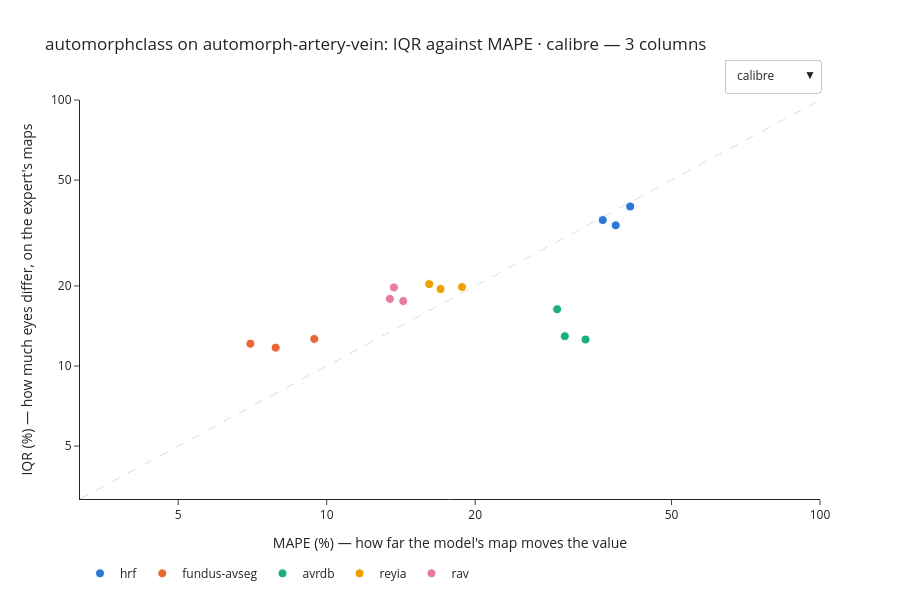

The code cell stored with this chart in its notebook:
### Markdown cell above
#### 3.2.4 automorphclass

[automorphclass](../docs/projects/automorphclass.md), on AutoMorph's artery/vein model.

### Code cell
show_iqr_against_mape("automorphclass")

### Figure 1 — Plotly figure (JSON) as saved in the notebook; plotly's stock layout.template omitted (floating-point values rounded to 4 significant figures)
{"data": [{"customdata": [["average_width_artery", 0.9645, 0.1349, 1.222, 45], ["average_width_vein", 0.8768, 0.04153, 0.9964, 45], ["average_width_vessels", 0.9752, 0.08311, 1.105, 45]], "hovertemplate": "%{text}<br><i>%{customdata[0]}</i><br>MAPE %{x:.3g} % · IQR %{y:.3g} %<br>IQR/MAPE %{customdata[1]:.2f}<br>ICC(A,1) %{customdata[2]:.2f} · SNR %{customdata[3]:.2f}<br>%{customdata[4]} photographs<extra>hrf</extra>", "legendgroup": "hrf", "marker": {"color": "#2a78d6", "line": {"color": "white", "width": 1}, "size": 9}, "meta": "calibre", "mode": "markers", "name": "hrf", "showlegend": true, "text": ["calibre/width/artery/length-weighted", "calibre/width/vein/length-weighted", "calibre/width/vessels/length-weighted"], "type": "scatter", "visible": true, "x": [41.24, 38.54, 36.27], "y": [39.77, 33.8, 35.37]}, {"customdata": [["average_width_artery", 1.339, 0.4243, 1.101, 100], ["average_width_vein", 1.732, 0.5411, 1.104, 100], ["average_width_vessels", 1.487, 0.4636, 1.103, 100]], "hovertemplate": "%{text}<br><i>%{customdata[0]}</i><br>MAPE %{x:.3g} % · IQR %{y:.3g} %<br>IQR/MAPE %{customdata[1]:.2f}<br>ICC(A,1) %{customdata[2]:.2f} · SNR %{customdata[3]:.2f}<br>%{customdata[4]} photographs<extra>fundus-avseg</extra>", "legendgroup": "fundus-avseg", "marker": {"color": "#eb6834", "line": {"color": "white", "width": 1}, "size": 9}, "meta": "calibre", "mode": "markers", "name": "fundus-avseg", "showlegend": true, "text": ["calibre/width/artery/length-weighted", "calibre/width/vein/length-weighted", "calibre/width/vessels/length-weighted"], "type": "scatter", "visible": true, "x": [9.437, 7.005, 7.882], "y": [12.64, 12.13, 11.72]}, {"customdata": [["average_width_artery", 0.3756, -0.009741, 0.7746, 99], ["average_width_vein", 0.5574, 0.02642, 0.8653, 99], ["average_width_vessels", 0.4258, 0.0188, 0.8887, 99]], "hovertemplate": "%{text}<br><i>%{customdata[0]}</i><br>MAPE %{x:.3g} % · IQR %{y:.3g} %<br>IQR/MAPE %{customdata[1]:.2f}<br>ICC(A,1) %{customdata[2]:.2f} · SNR %{customdata[3]:.2f}<br>%{customdata[4]} photographs<extra>avrdb</extra>", "legendgroup": "avrdb", "marker": {"color": "#1baf7a", "line": {"color": "white", "width": 1}, "size": 9}, "meta": "calibre", "mode": "markers", "name": "avrdb", "showlegend": true, "text": ["calibre/width/artery/length-weighted", "calibre/width/vein/length-weighted", "calibre/width/vessels/length-weighted"], "type": "scatter", "visible": true, "x": [33.48, 29.32, 30.39], "y": [12.57, 16.34, 12.94]}, {"customdata": [["average_width_artery", 1.259, 0.4427, 1.013, 483], ["average_width_vein", 1.054, 0.4183, 1.164, 484], ["average_width_vessels", 1.145, 0.4386, 1.19, 484]], "hovertemplate": "%{text}<br><i>%{customdata[0]}</i><br>MAPE %{x:.3g} % · IQR %{y:.3g} %<br>IQR/MAPE %{customdata[1]:.2f}<br>ICC(A,1) %{customdata[2]:.2f} · SNR %{customdata[3]:.2f}<br>%{customdata[4]} photographs<extra>reyia</extra>", "legendgroup": "reyia", "marker": {"color": "#eda100", "line": {"color": "white", "width": 1}, "size": 9}, "meta": "calibre", "mode": "markers", "name": "reyia", "showlegend": true, "text": ["calibre/width/artery/length-weighted", "calibre/width/vein/length-weighted", "calibre/width/vessels/length-weighted"], "type": "scatter", "visible": true, "x": [16.14, 18.81, 17.01], "y": [20.32, 19.81, 19.48]}, {"customdata": [["average_width_artery", 1.227, 0.3521, 0.945, 155], ["average_width_vein", 1.442, 0.5935, 1.514, 155], ["average_width_vessels", 1.331, 0.4937, 1.34, 155]], "hovertemplate": "%{text}<br><i>%{customdata[0]}</i><br>MAPE %{x:.3g} % · IQR %{y:.3g} %<br>IQR/MAPE %{customdata[1]:.2f}<br>ICC(A,1) %{customdata[2]:.2f} · SNR %{customdata[3]:.2f}<br>%{customdata[4]} photographs<extra>rav</extra>", "legendgroup": "rav", "marker": {"color": "#e87ba4", "line": {"color": "white", "width": 1}, "size": 9}, "meta": "calibre", "mode": "markers", "name": "rav", "showlegend": true, "text": ["calibre/width/artery/length-weighted", "calibre/width/vein/length-weighted", "calibre/width/vessels/length-weighted"], "type": "scatter", "visible": true, "x": [14.3, 13.69, 13.43], "y": [17.55, 19.74, 17.88]}, {"customdata": [["distance_tortuosity_artery", 1.228, 0.2344, 1.083, 45], ["distance_tortuosity_vein", 0.6675, 0.07823, 1.028, 45], ["distance_tortuosity_vessels", 1.088, 0.2604, 1.125, 45], ["tortuosity_density_artery", 0.8391, 0.1732, 1.011, 45], ["tortuosity_density_vein", 1.354, 0.2348, 1.06, 45], ["tortuosity_density_vessels", 1.189, 0.1356, 1.027, 45]], "hovertemplate": "%{text}<br><i>%{customdata[0]}</i><br>MAPE %{x:.3g} % · IQR %{y:.3g} %<br>IQR/MAPE %{customdata[1]:.2f}<br>ICC(A,1) %{customdata[2]:.2f} · SNR %{customdata[3]:.2f}<br>%{customdata[4]} photographs<extra>hrf</extra>", "legendgroup": "hrf", "marker": {"color": "#2a78d6", "line": {"color": "white", "width": 1}, "size": 9}, "meta": "tortuosity", "mode": "markers", "name": "hrf", "showlegend": false, "text": ["tortuosity/hart-tau1/artery/length-weighted", "tortuosity/hart-tau1/vein/length-weighted", "tortuosity/hart-tau1/vessels/length-weighted", "tortuosity/grisan-density/artery/length-weighted", "tortuosity/grisan-density/vein/length-weighted", "tortuosity/grisan-density/vessels/length-weighted"], "type": "scatter", "visible": false, "x": [1.605, 1.667, 1.161, 3.853, 3.736, 3.593], "y": [1.972, 1.113, 1.263, 3.233, 5.058, 4.274]}, {"customdata": [["distance_tortuosity_artery", 3.481, 0.941, 2.863, 100], ["distance_tortuosity_vein", 1.581, 0.6334, 1.192, 100], ["distance_tortuosity_vessels", 4.013, 0.9284, 2.616, 100], ["tortuosity_density_artery", 3.419, 0.9922, 8.679, 100], ["tortuosity_density_vein", 2.347, 0.9932, 10.49, 100], ["tortuosity_density_vessels", 2.275, 0.9942, 12.64, 100]], "hovertemplate": "%{text}<br><i>%{customdata[0]}</i><br>MAPE %{x:.3g} % · IQR %{y:.3g} %<br>IQR/MAPE %{customdata[1]:.2f}<br>ICC(A,1) %{customdata[2]:.2f} · SNR %{customdata[3]:.2f}<br>%{customdata[4]} photographs<extra>fundus-avseg</extra>", "legendgroup": "fundus-avseg", "marker": {"color": "#eb6834", "line": {"color": "white", "width": 1}, "size": 9}, "meta": "tortuosity", "mode": "markers", "name": "fundus-avseg", "showlegend": false, "text": ["tortuosity/hart-tau1/artery/length-weighted", "tortuosity/hart-tau1/vein/length-weighted", "tortuosity/hart-tau1/vessels/length-weighted", "tortuosity/grisan-density/artery/length-weighted", "tortuosity/grisan-density/vein/length-weighted", "tortuosity/grisan-density/vessels/length-weighted"], "type": "scatter", "visible": false, "x": [0.6032, 0.6092, 0.335, 2.171, 2.091, 2.002], "y": [2.1, 0.9634, 1.344, 7.422, 4.908, 4.553]}, {"customdata": [["distance_tortuosity_artery", 1.033, 0.2991, 0.5251, 99], ["distance_tortuosity_vein", 1.48, 0.2507, 1.002, 99], ["distance_tortuosity_vessels", 1.47, 0.5204, 1.113, 99], ["tortuosity_density_artery", 0.9974, 0.3072, 0.5894, 99], ["tortuosity_density_vein", 1.216, 0.2521, 0.7871, 99], ["tortuosity_density_vessels", 1.314, 0.2998, 0.7382, 99]], "hovertemplate": "%{text}<br><i>%{customdata[0]}</i><br>MAPE %{x:.3g} % · IQR %{y:.3g} %<br>IQR/MAPE %{customdata[1]:.2f}<br>ICC(A,1) %{customdata[2]:.2f} · SNR %{customdata[3]:.2f}<br>%{customdata[4]} photographs<extra>avrdb</extra>", "legendgroup": "avrdb", "marker": {"color": "#1baf7a", "line": {"color": "white", "width": 1}, "size": 9}, "meta": "tortuosity", "mode": "markers", "name": "avrdb", "showlegend": false, "text": ["tortuosity/hart-tau1/artery/length-weighted", "tortuosity/hart-tau1/vein/length-weighted", "tortuosity/hart-tau1/vessels/length-weighted", "tortuosity/grisan-density/artery/length-weighted", "tortuosity/grisan-density/vein/length-weighted", "tortuosity/grisan-density/vessels/length-weighted"], "type": "scatter", "visible": false, "x": [1.617, 1.337, 0.7823, 4.526, 3.446, 2.536], "y": [1.67, 1.979, 1.15, 4.514, 4.19, 3.333]}, {"customdata": [["distance_tortuosity_artery", 1.679, 0.3859, 0.9262, 551], ["distance_tortuosity_vein", 1.165, 0.1744, 0.5943, 552], ["distance_tortuosity_vessels", 1.617, 0.2478, 0.6103, 552], ["tortuosity_density_artery", 8.964, 0.8839, 2.703, 483], ["tortuosity_density_vein", 9.685, 0.8951, 2.785, 484], ["tortuosity_density_vessels", 10.24, 0.8983, 2.872, 484]], "hovertemplate": "%{text}<br><i>%{customdata[0]}</i><br>MAPE %{x:.3g} % · IQR %{y:.3g} %<br>IQR/MAPE %{customdata[1]:.2f}<br>ICC(A,1) %{customdata[2]:.2f} · SNR %{customdata[3]:.2f}<br>%{customdata[4]} photographs<extra>reyia</extra>", "legendgroup": "reyia", "marker": {"color": "#eda100", "line": {"color": "white", "width": 1}, "size": 9}, "meta": "tortuosity", "mode": "markers", "name": "reyia", "showlegend": false, "text": ["tortuosity/hart-tau1/artery/length-weighted", "tortuosity/hart-tau1/vein/length-weighted", "tortuosity/hart-tau1/vessels/length-weighted", "tortuosity/grisan-density/artery/length-weighted", "tortuosity/grisan-density/vein/length-weighted", "tortuosity/grisan-density/vessels/length-weighted"], "type": "scatter", "visible": false, "x": [1.512, 1.394, 0.9373, 6.316, 5.754, 5.37], "y": [2.539, 1.624, 1.516, 56.61, 55.73, 54.98]}, {"customdata": [["distance_tortuosity_artery", 2.333, 0.7753, 1.414, 198], ["distance_tortuosity_vein", 1.231, 0.1848, 0.3165, 198], ["distance_tortuosity_vessels", 1.819, 0.5008, 0.7604, 198], ["tortuosity_density_artery", 2.201, 0.4511, 1.214, 155], ["tortuosity_density_vein", 2.336, 0.4662, 1.805, 155], ["tortuosity_density_vessels", 2.41, 0.4949, 1.969, 155]], "hovertemplate": "%{text}<br><i>%{customdata[0]}</i><br>MAPE %{x:.3g} % · IQR %{y:.3g} %<br>IQR/MAPE %{customdata[1]:.2f}<br>ICC(A,1) %{customdata[2]:.2f} · SNR %{customdata[3]:.2f}<br>%{customdata[4]} photographs<extra>rav</extra>", "legendgroup": "rav", "marker": {"color": "#e87ba4", "line": {"color": "white", "width": 1}, "size": 9}, "meta": "tortuosity", "mode": "markers", "name": "rav", "showlegend": false, "text": ["tortuosity/hart-tau1/artery/length-weighted", "tortuosity/hart-tau1/vein/length-weighted", "tortuosity/hart-tau1/vessels/length-weighted", "tortuosity/grisan-density/artery/length-weighted", "tortuosity/grisan-density/vein/length-weighted", "tortuosity/grisan-density/vessels/length-weighted"], "type": "scatter", "visible": false, "x": [1.115, 1.517, 0.8531, 11.52, 11.4, 10.84], "y": [2.6, 1.867, 1.552, 25.34, 26.64, 26.13]}, {"customdata": [["fractal_dimension_artery", 0.5275, 0.1721, 1.206, 45], ["fractal_dimension_vein", 0.5313, 0.1345, 1.153, 45], ["fractal_dimension_vessels", 0.598, 0.2055, 1.335, 45], ["vessel_density_artery", 3.05, 0.7129, 1.749, 45], ["vessel_density_vein", 2.483, 0.5821, 1.431, 45], ["vessel_density_vessels", 3.196, 0.7247, 1.678, 45]], "hovertemplate": "%{text}<br><i>%{customdata[0]}</i><br>MAPE %{x:.3g} % · IQR %{y:.3g} %<br>IQR/MAPE %{customdata[1]:.2f}<br>ICC(A,1) %{customdata[2]:.2f} · SNR %{customdata[3]:.2f}<br>%{customdata[4]} photographs<extra>hrf</extra>", "legendgroup": "hrf", "marker": {"color": "#2a78d6", "line": {"color": "white", "width": 1}, "size": 9}, "meta": "density", "mode": "markers", "name": "hrf", "showlegend": false, "text": ["density/box-counting/artery", "density/box-counting/vein", "density/box-counting/vessels", "density/over-image/artery", "density/over-image/vein", "density/over-image/vessels"], "type": "scatter", "visible": false, "x": [4.749, 4.106, 3.626, 11.5, 9.423, 8.791], "y": [2.505, 2.181, 2.168, 35.07, 23.39, 28.09]}, {"customdata": [["fractal_dimension_artery", 1.174, 0.5452, 1.669, 100], ["fractal_dimension_vein", 1.103, 0.5678, 1.61, 100], ["fractal_dimension_vessels", 0.8025, 0.4256, 1.505, 100], ["vessel_density_artery", 0.7547, 0.3343, 1.424, 100], ["vessel_density_vein", 0.7603, 0.3151, 1.249, 100], ["vessel_density_vessels", 0.5772, 0.2591, 1.26, 100]], "hovertemplate": "%{text}<br><i>%{customdata[0]}</i><br>MAPE %{x:.3g} % · IQR %{y:.3g} %<br>IQR/MAPE %{customdata[1]:.2f}<br>ICC(A,1) %{customdata[2]:.2f} · SNR %{customdata[3]:.2f}<br>%{customdata[4]} photographs<extra>fundus-avseg</extra>", "legendgroup": "fundus-avseg", "marker": {"color": "#eb6834", "line": {"color": "white", "width": 1}, "size": 9}, "meta": "density", "mode": "markers", "name": "fundus-avseg", "showlegend": false, "text": ["density/box-counting/artery", "density/box-counting/vein", "density/box-counting/vessels", "density/over-image/artery", "density/over-image/vein", "density/over-image/vessels"], "type": "scatter", "visible": false, "x": [2.544, 2.568, 2.263, 18.17, 17.12, 17.75], "y": [2.987, 2.834, 1.816, 13.72, 13.02, 10.24]}, {"customdata": [["fractal_dimension_artery", 0.5606, 0.1637, 0.5412, 99], ["fractal_dimension_vein", 0.8479, 0.3423, 1.048, 99], ["fractal_dimension_vessels", 0.6365, 0.3036, 0.8712, 99], ["vessel_density_artery", 0.6858, 0.1479, 1.467, 99], ["vessel_density_vein", 0.6523, 0.1065, 1.259, 99], ["vessel_density_vessels", 0.6489, 0.1245, 1.486, 99]], "hovertemplate": "%{text}<br><i>%{customdata[0]}</i><br>MAPE %{x:.3g} % · IQR %{y:.3g} %<br>IQR/MAPE %{customdata[1]:.2f}<br>ICC(A,1) %{customdata[2]:.2f} · SNR %{customdata[3]:.2f}<br>%{customdata[4]} photographs<extra>avrdb</extra>", "legendgroup": "avrdb", "marker": {"color": "#1baf7a", "line": {"color": "white", "width": 1}, "size": 9}, "meta": "density", "mode": "markers", "name": "avrdb", "showlegend": false, "text": ["density/box-counting/artery", "density/box-counting/vein", "density/box-counting/vessels", "density/over-image/artery", "density/over-image/vein", "density/over-image/vessels"], "type": "scatter", "visible": false, "x": [8.621, 5.685, 6.221, 59.42, 49.03, 53.58], "y": [4.833, 4.82, 3.96, 40.75, 31.98, 34.77]}, {"customdata": [["fractal_dimension_artery", 0.8279, 0.3677, 0.9913, 551], ["fractal_dimension_vein", 1.114, 0.497, 1.36, 552], ["fractal_dimension_vessels", 0.9335, 0.4427, 1.283, 552], ["vessel_density_artery", 1.004, 0.4134, 1.165, 551], ["vessel_density_vein", 1.182, 0.5126, 1.236, 552], ["vessel_density_vessels", 1.048, 0.4615, 1.248, 552]], "hovertemplate": "%{text}<br><i>%{customdata[0]}</i><br>MAPE %{x:.3g} % · IQR %{y:.3g} %<br>IQR/MAPE %{customdata[1]:.2f}<br>ICC(A,1) %{customdata[2]:.2f} · SNR %{customdata[3]:.2f}<br>%{customdata[4]} photographs<extra>reyia</extra>", "legendgroup": "reyia", "marker": {"color": "#eda100", "line": {"color": "white", "width": 1}, "size": 9}, "meta": "density", "mode": "markers", "name": "reyia", "showlegend": false, "text": ["density/box-counting/artery", "density/box-counting/vein", "density/box-counting/vessels", "density/over-image/artery", "density/over-image/vein", "density/over-image/vessels"], "type": "scatter", "visible": false, "x": [5.772, 4.371, 4.9, 26.75, 17.95, 21.61], "y": [4.779, 4.868, 4.575, 26.86, 21.21, 22.64]}, {"customdata": [["fractal_dimension_artery", 1.215, 0.4498, 0.7214, 198], ["fractal_dimension_vein", 1.862, 0.6482, 1.197, 198], ["fractal_dimension_vessels", 1.684, 0.61, 1.125, 198], ["vessel_density_artery", 1.904, 0.6941, 1.584, 198], ["vessel_density_vein", 2.152, 0.6984, 1.299, 198], ["vessel_density_vessels", 2.359, 0.7371, 1.583, 198]], "hovertemplate": "%{text}<br><i>%{customdata[0]}</i><br>MAPE %{x:.3g} % · IQR %{y:.3g} %<br>IQR/MAPE %{customdata[1]:.2f}<br>ICC(A,1) %{customdata[2]:.2f} · SNR %{customdata[3]:.2f}<br>%{customdata[4]} photographs<extra>rav</extra>", "legendgroup": "rav", "marker": {"color": "#e87ba4", "line": {"color": "white", "width": 1}, "size": 9}, "meta": "density", "mode": "markers", "name": "rav", "showlegend": false, "text": ["density/box-counting/artery", "density/box-counting/vein", "density/box-counting/vessels", "density/over-image/artery", "density/over-image/vein", "density/over-image/vessels"], "type": "scatter", "visible": false, "x": [3.661, 2.429, 2.518, 15.37, 11.85, 11.34], "y": [4.448, 4.522, 4.24, 29.26, 25.49, 26.75]}], "layout": {"height": 600, "legend": {"orientation": "h", "y": -0.15}, "shapes": [{"line": {"color": "#8a8984", "dash": "dash", "width": 1}, "type": "line", "x0": 0.001, "x1": 100000.0, "y0": 0.001, "y1": 100000.0}], "title": "automorphclass on automorph-artery-vein: IQR against MAPE · calibre — 3 columns", "updatemenus": [{"buttons": [{"args": [{"showlegend": [true, true, true, true, true, false, false, false, false, false, false, false, false, false, false], "visible": [true, true, true, true, true, false, false, false, false, false, false, false, false, false, false]}, {"title": "automorphclass on automorph-artery-vein: IQR against MAPE · calibre — 3 columns", "xaxis.range": [0.5, 2.0], "xaxis.ticktext": ["5", "10", "20", "50", "100"], "xaxis.tickvals": [5, 10, 20, 50, 100], "yaxis.range": [0.5, 2.0], "yaxis.ticktext": ["5", "10", "20", "50", "100"], "yaxis.tickvals": [5, 10, 20, 50, 100]}], "label": "calibre", "method": "update"}, {"args": [{"showlegend": [false, false, false, false, false, true, true, true, true, true, false, false, false, false, false], "visible": [false, false, false, false, false, true, true, true, true, true, false, false, false, false, false]}, {"title": "automorphclass on automorph-artery-vein: IQR against MAPE · tortuosity — 6 columns", "xaxis.range": [-0.5, 2.0], "xaxis.ticktext": ["0.5", "1", "2", "5", "10", "20", "50", "100"], "xaxis.tickvals": [0.5, 1, 2, 5, 10, 20, 50, 100], "yaxis.range": [-0.5, 2.0], "yaxis.ticktext": ["0.5", "1", "2", "5", "10", "20", "50", "100"], "yaxis.tickvals": [0.5, 1, 2, 5, 10, 20, 50, 100]}], "label": "tortuosity", "method": "update"}, {"args": [{"showlegend": [false, false, false, false, false, false, false, false, false, false, true, true, true, true, true], "visible": [false, false, false, false, false, false, false, false, false, false, true, true, true, true, true]}, {"title": "automorphclass on automorph-artery-vein: IQR against MAPE · density — 6 columns", "xaxis.range": [0.0, 2.0], "xaxis.ticktext": ["1", "2", "5", "10", "20", "50", "100"], "xaxis.tickvals": [1, 2, 5, 10, 20, 50, 100], "yaxis.range": [0.0, 2.0], "yaxis.ticktext": ["1", "2", "5", "10", "20", "50", "100"], "yaxis.tickvals": [1, 2, 5, 10, 20, 50, 100]}], "label": "density", "method": "update"}], "direction": "down", "showactive": true, "x": 1, "xanchor": "right", "y": 1.02, "yanchor": "bottom"}], "xaxis": {"range": [0.5, 2.0], "ticktext": ["5", "10", "20", "50", "100"], "tickvals": [5, 10, 20, 50, 100], "title": {"text": "MAPE (%) — how far the model's map moves the value"}, "type": "log"}, "yaxis": {"range": [0.5, 2.0], "ticktext": ["5", "10", "20", "50", "100"], "tickvals": [5, 10, 20, 50, 100], "title": {"text": "IQR (%) — how much eyes differ, on the expert's maps"}, "type": "log"}}}
